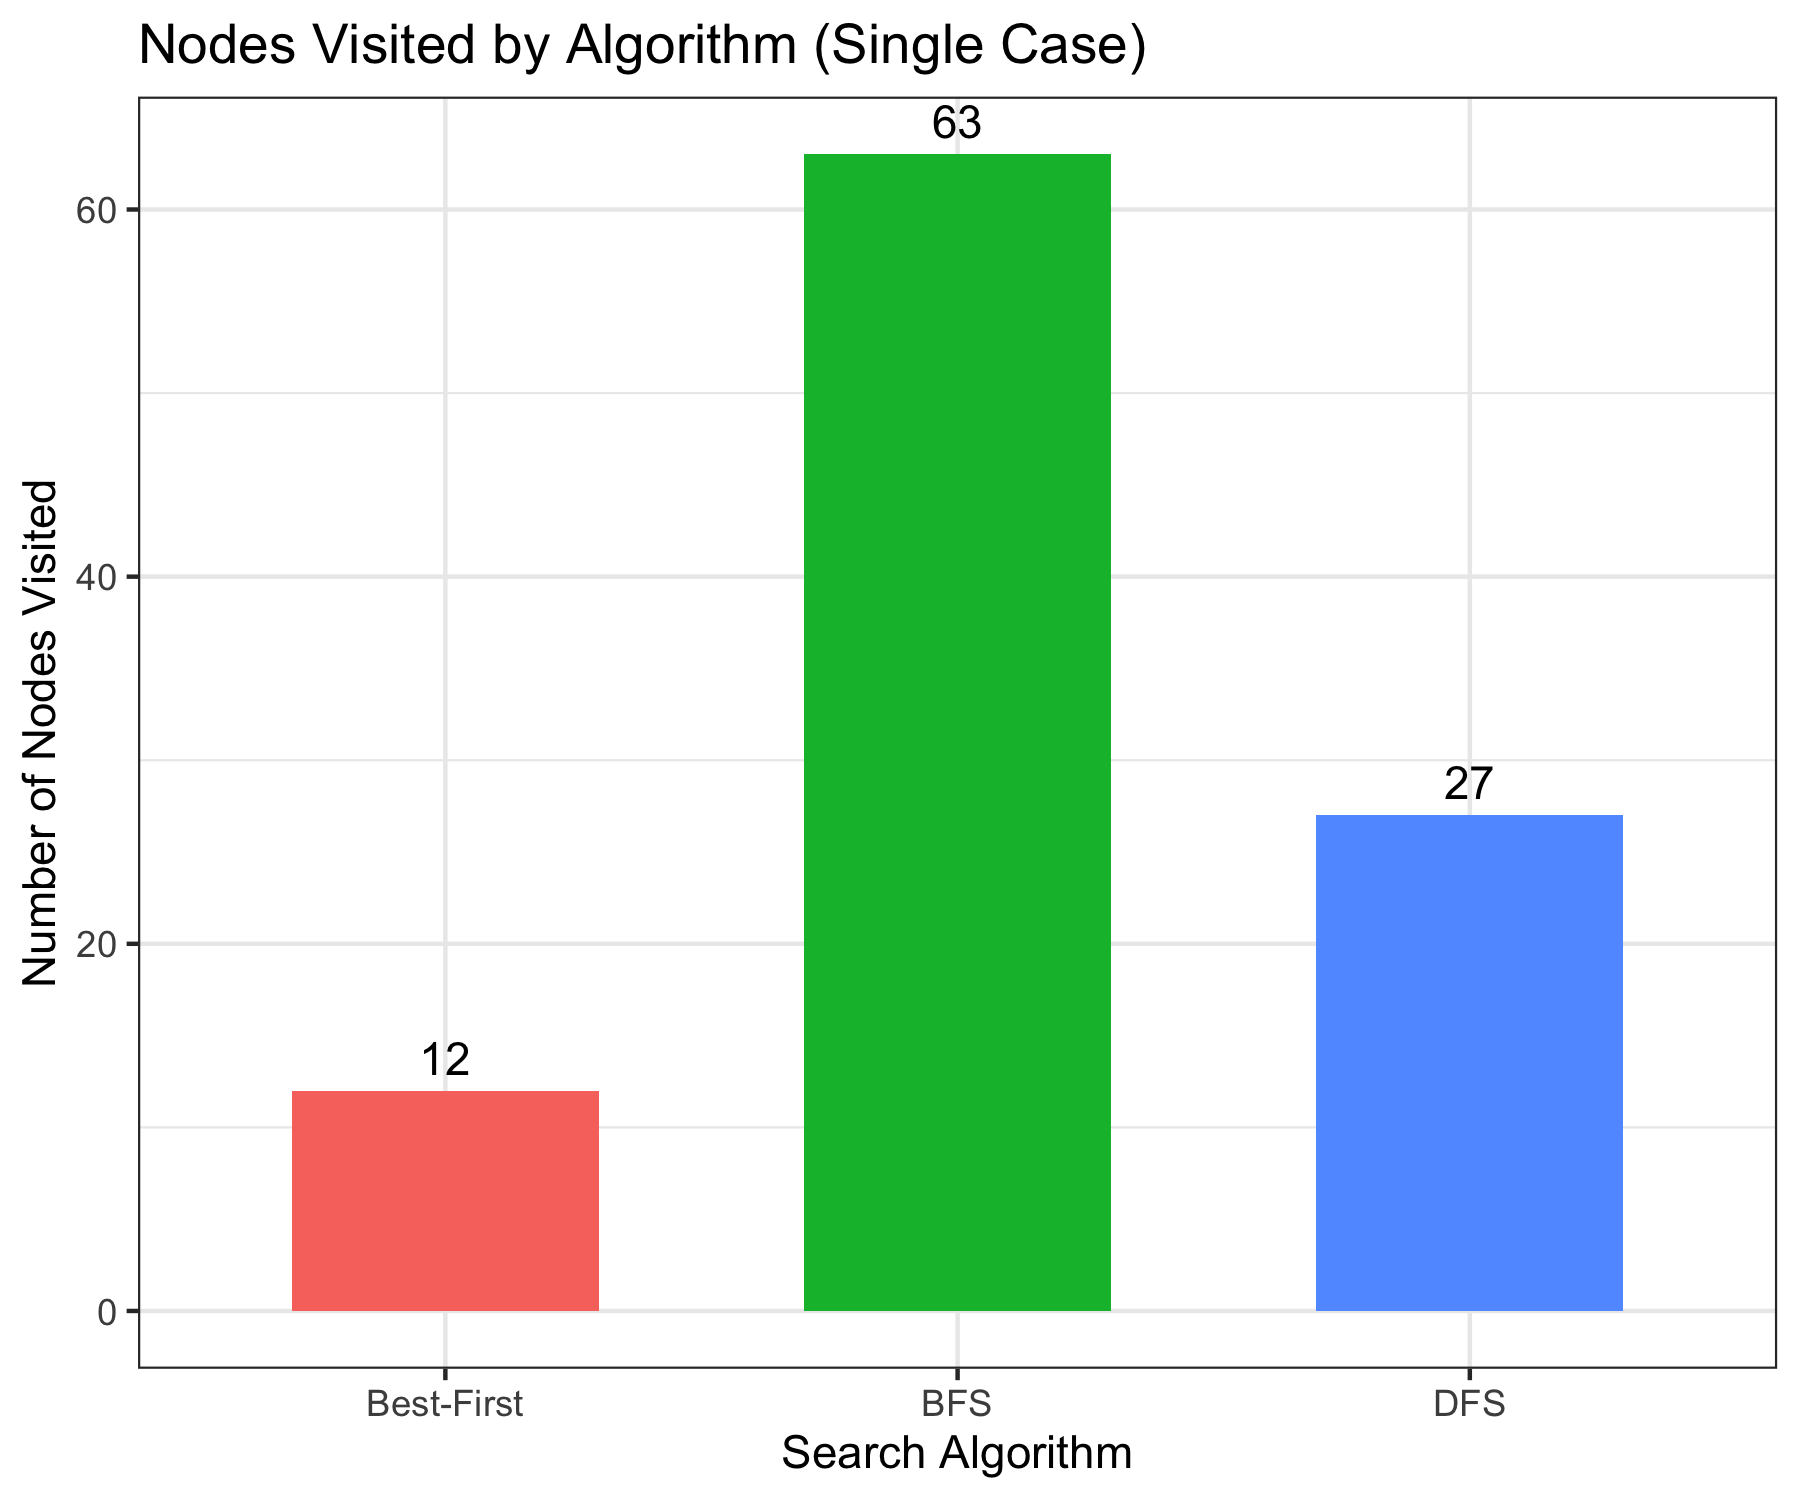

R code for this plot:
library(ggplot2)

df <- base::data.frame(
  Algorithm = c("DFS", "BFS", "Best-First"),
  MaxProfit = c(15, 15, 15),
  NodesVisited = c(27, 63, 12)
)

p <- ggplot2::ggplot(df, ggplot2::aes(x = Algorithm, y = NodesVisited, fill = Algorithm)) +
  ggplot2::geom_bar(stat = "identity", width = 0.6) +
  ggplot2::labs(
    title = "Nodes Visited by Algorithm (Single Case)",
    y = "Number of Nodes Visited",
    x = "Search Algorithm"
  ) +
  ggplot2::theme_bw() +
  ggplot2::geom_text(ggplot2::aes(label = NodesVisited), vjust = -0.5) +
  ggplot2::theme(legend.position = "none")

ggplot2::ggsave("hw3.png", p, width = 6, height = 5)
